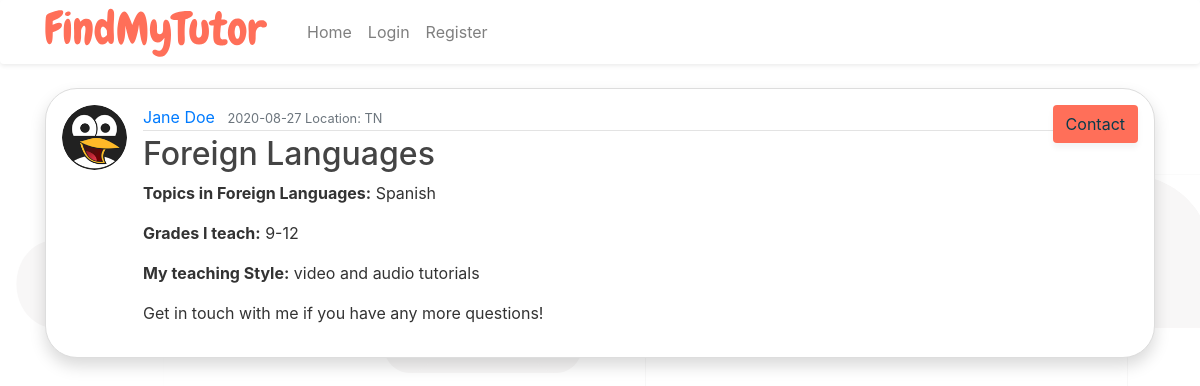
Screenshot of /post/3 with the database file from the repository.
### flaskTest/models.py (models this page shows, shortened)
class User(db.Model, UserMixin):
    id = db.Column(db.Integer, primary_key=True)
    username = db.Column(db.String(20), unique=True, nullable=False)
    email = db.Column(db.String(120), unique=True, nullable=False)
    image_file = db.Column(db.String(20), nullable=False,
                           default='default.jpg')
    location = db.Column(db.String(100), nullable=False)
    password = db.Column(db.String(60), nullable=False)
    posts = db.relationship('Post', backref='author', lazy=True)

class Post(db.Model):
    id = db.Column(db.Integer, primary_key=True)
    subject = db.Column(db.String(100), nullable=False)
    topics = db.Column(db.String(250), nullable=False)
    grades = db.Column(db.String(100), nullable=False)
    style = db.Column(db.String(100), nullable=False)
    date_posted = db.Column(db.DateTime, nullable=False,
                            default=datetime.utcnow)
    user_id = db.Column(db.Integer, db.ForeignKey('user.id'), nullable=False)

### flaskTest/routes.py (the view)
@app.route("/post/<int:post_id>")
def post(post_id):
    post = Post.query.get_or_404(post_id)
    return render_template('post.html', title=post.subject, post=post)

### flaskTest/templates/post.html (shortened to what this page needs)
{% extends "layout.html" %}
{%block content%}
<div class='container mt-4'>
  <article class="media content-section shadow p-3 mb-5 bg-white">
    <img class="rounded-circle article-img" src="{{ url_for('static', filename='profilepics/' + post.author.image_file) }}">
    <div class="media-body">
      <div class="article-metadata">
        <a class="mr-2" href="#">{{ post.author.username }}</a>
        <small class="text-muted">{{ post.date_posted.strftime('%Y-%m-%d') }} Location: {{post.author.location}}</small>
      </div>
      <h2 class="article-title">{{ post.subject }}</h2>
      <p class="article-content"><strong>Topics in {{ post.subject }}:</strong> {{ post.topics }}</p>
      <p class="article-content"><strong>Grades I teach:</strong> {{ post.grades }}</p>
      <p class="article-content"><strong>My teaching Style:</strong> {{ post.style }}</p>
      <p>Get in touch with me if you have any more questions!</p>
    </div>
    <a class="btn contact" href="{{ url_for('contact', post_id=post.id) }}">Contact</a>
  </article>
  </div>
{%endblock content%}

### flaskTest/static/main.css (style rules this page uses)
body { background: #fff; color: #333333; background-image: url('./images/background.svg'); background-size: cover; background-position: 0px 0px; background-repeat: repeat-x; animation: animatedBackground 40s linear infinite; }
.content-section { background: #ffffff; border: 1px solid #dddddd; border-radius: 2em; }
.article-title { color: #444444; }
.article-content { white-space: pre-line; }
.article-img { height: 65px; width: 65px; margin-right: 16px; }
.article-metadata { padding-bottom: 1px; margin-bottom: 4px; border-bottom: 1px solid #e3e3e3 }
.search, .contact, .send, .login, .register { background-color: #FF6F59; color:#073B4C; font-size:1em; box-shadow: 0rem 0.3rem 0.4rem rgba( 0, 0, 0, 0.05 ); }
.contact, .send, .login, .register { transition:all .5s ease; }

### rows the page displays
User: image_file (picture), author.username "Jane Doe", author.location "TN"
Post: date_posted "2020-08-27", subject "Foreign Languages", topics "Spanish", grades "9-12", style "video and audio tutorials"
